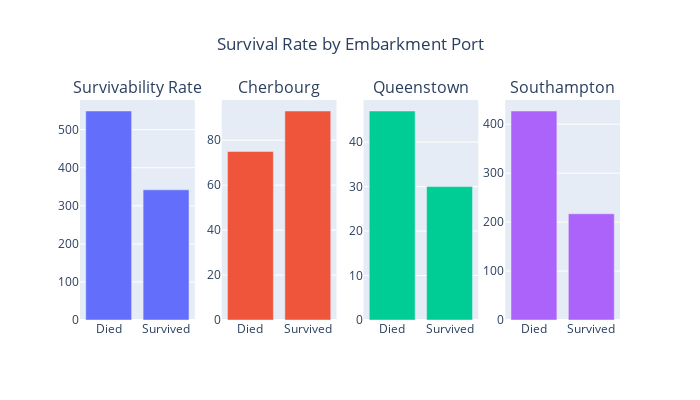

Notebook cell for this chart:
### Code cell
by_embarked = eda_df.groupby(['embarked', 'survived']).agg(
    {'passenger_id':pd.Series.nunique}
).reset_index().rename(columns={'passenger_id':'count_passengers'})
by_embarked.survived = np.where(by_embarked.survived==1, 'Survived', 'Died')

fig = make_subplots(rows=1, cols=4
                    , subplot_titles=("Survivability Rate", "Cherbourg", "Queenstown", 'Southampton')
                   )

fig.add_trace(go.Bar(
    x=count_survived.survived.to_numpy()
    , y=count_survived.count_passengers.to_numpy()
), row=1, col=1)

fig.add_trace(go.Bar(
    x=by_embarked[by_embarked.embarked=='C'].survived.to_numpy()
    , y=by_embarked[by_embarked.embarked=='C'].count_passengers.to_numpy()
), row=1, col=2)

fig.add_trace(go.Bar(
    x=by_embarked[by_embarked.embarked=='Q'].survived.to_numpy()
    , y=by_embarked[by_embarked.embarked=='Q'].count_passengers.to_numpy()
), row=1, col=3)


fig.add_trace(go.Bar(
    x=by_embarked[by_embarked.embarked=='S'].survived.to_numpy()
    , y=by_embarked[by_embarked.embarked=='S'].count_passengers.to_numpy()
), row=1, col=4)


fig.update_layout(title='Survival Rate by Embarkment Port'
                  , title_x =0.5
                  , showlegend=False
                  , height = 400
                  , width = 700
                 )
fig.show()

### Figure 1 — Plotly figure (JSON) as saved in the notebook; plotly's stock layout.template omitted (floating-point values rounded to 4 significant figures)
{"data": [{"type": "bar", "x": ["Died", "Survived"], "xaxis": "x", "y": [549, 342], "yaxis": "y"}, {"type": "bar", "x": ["Died", "Survived"], "xaxis": "x2", "y": [75, 93], "yaxis": "y2"}, {"type": "bar", "x": ["Died", "Survived"], "xaxis": "x3", "y": [47, 30], "yaxis": "y3"}, {"type": "bar", "x": ["Died", "Survived"], "xaxis": "x4", "y": [427, 217], "yaxis": "y4"}], "layout": {"annotations": [{"font": {"size": 16}, "showarrow": false, "text": "Survivability Rate", "x": 0.1062, "xanchor": "center", "xref": "paper", "y": 1, "yanchor": "bottom", "yref": "paper"}, {"font": {"size": 16}, "showarrow": false, "text": "Cherbourg", "x": 0.3688, "xanchor": "center", "xref": "paper", "y": 1, "yanchor": "bottom", "yref": "paper"}, {"font": {"size": 16}, "showarrow": false, "text": "Queenstown", "x": 0.6313, "xanchor": "center", "xref": "paper", "y": 1, "yanchor": "bottom", "yref": "paper"}, {"font": {"size": 16}, "showarrow": false, "text": "Southampton", "x": 0.8938, "xanchor": "center", "xref": "paper", "y": 1, "yanchor": "bottom", "yref": "paper"}], "height": 400, "showlegend": false, "title": {"text": "Survival Rate by Embarkment Port", "x": 0.5}, "width": 700, "xaxis": {"anchor": "y", "domain": [0, 0.2125]}, "xaxis2": {"anchor": "y2", "domain": [0.2625, 0.475]}, "xaxis3": {"anchor": "y3", "domain": [0.525, 0.7375]}, "xaxis4": {"anchor": "y4", "domain": [0.7875, 1]}, "yaxis": {"anchor": "x", "domain": [0, 1]}, "yaxis2": {"anchor": "x2", "domain": [0, 1]}, "yaxis3": {"anchor": "x3", "domain": [0, 1]}, "yaxis4": {"anchor": "x4", "domain": [0, 1]}}}
